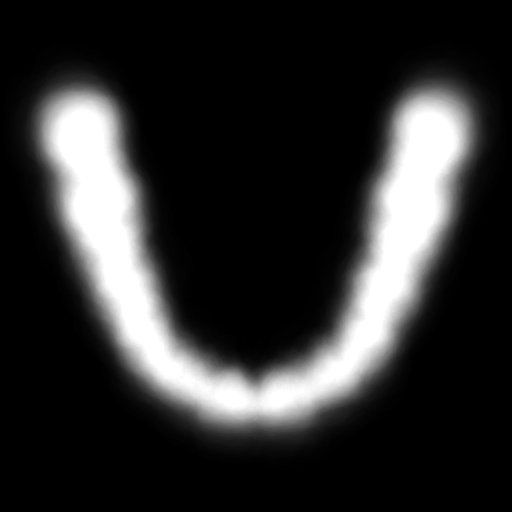
#> input picture _Analysis/U-shape/ver2.0/cul_img_merge_ver2.png, 512 x 512 px, found by its file name
$ python interpolation.py
#> lines starting #> are read from the running program, lines starting #| are printed output that depends on the picture
import numpy as np
import scipy.interpolate as ip
from scipy.interpolate import splrep, splev
import matplotlib.pyplot as plt
import cv2

img=cv2.imread(r'\\192.168.0.113\Imagoworks\AITeam\_Analysis\U-shape\ver2.0\cul_img_merge_ver2.png')
#> img is the input picture: shape (512, 512, 3); min 0, max 255, mean 46.7

x0=[80,99,116,133,156,192,230,279,315,351,373,391,409,430]
y0=[136,206,265,311,356,382,399,399,382,357,312,266,207,137]

spl=splrep(x0,y0)

x1=np.linspace(75,436,361)
y1=splev(x1,spl)

plt.imshow(img)
plt.plot(x0,y0,'o')
plt.plot(x1,y1,'r')

plt.show()
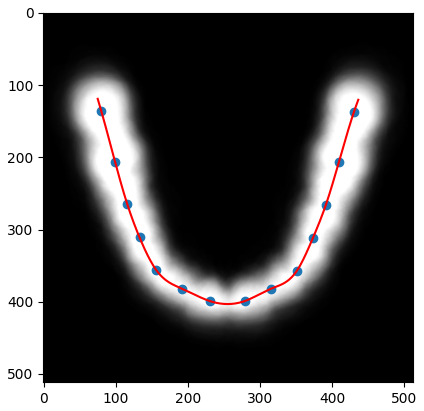
#> figure drawn by matplotlib, 1 panel
